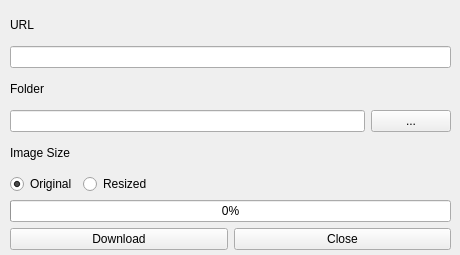
<?xml version="1.0" encoding="UTF-8"?>
<ui version="4.0">
 <class>MainWindow</class>
 <widget class="QMainWindow" name="MainWindow">
  <property name="geometry">
   <rect>
    <x>0</x>
    <y>0</y>
    <width>460</width>
    <height>255</height>
   </rect>
  </property>
  <property name="minimumSize">
   <size>
    <width>0</width>
    <height>0</height>
   </size>
  </property>
  <property name="maximumSize">
   <size>
    <width>460</width>
    <height>255</height>
   </size>
  </property>
  <property name="windowTitle">
   <string>Ruliweb Image Downloader</string>
  </property>
  <widget class="QWidget" name="centralwidget">
   <widget class="QWidget" name="verticalLayoutWidget">
    <property name="geometry">
     <rect>
      <x>10</x>
      <y>10</y>
      <width>441</width>
      <height>240</height>
     </rect>
    </property>
    <layout class="QVBoxLayout" name="main_layout">
     <item>
      <widget class="QLabel" name="url_label">
       <property name="text">
        <string>URL</string>
       </property>
      </widget>
     </item>
     <item>
      <widget class="QLineEdit" name="url_edit">
       <property name="cursor">
        <cursorShape>IBeamCursor</cursorShape>
       </property>
       <property name="inputMask">
        <string/>
       </property>
       <property name="text">
        <string/>
       </property>
      </widget>
     </item>
     <item>
      <widget class="QLabel" name="label">
       <property name="text">
        <string>Folder</string>
       </property>
      </widget>
     </item>
     <item>
      <layout class="QHBoxLayout" name="folder_layout">
       <item>
        <widget class="QLineEdit" name="folder_edit"/>
       </item>
       <item>
        <widget class="QPushButton" name="folder_change">
         <property name="text">
          <string>...</string>
         </property>
        </widget>
       </item>
      </layout>
     </item>
     <item>
      <widget class="QLabel" name="img_size_label">
       <property name="text">
        <string>Image Size</string>
       </property>
      </widget>
     </item>
     <item>
      <layout class="QHBoxLayout" name="size_layout">
       <item>
        <widget class="QRadioButton" name="radio_original">
         <property name="text">
          <string>Original</string>
         </property>
         <property name="checked">
          <bool>true</bool>
         </property>
        </widget>
       </item>
       <item>
        <widget class="QRadioButton" name="radio_resize">
         <property name="text">
          <string>Resized</string>
         </property>
         <property name="checked">
          <bool>false</bool>
         </property>
        </widget>
       </item>
       <item>
        <spacer name="horizontalSpacer">
         <property name="orientation">
          <enum>Qt::Horizontal</enum>
         </property>
         <property name="sizeHint" stdset="0">
          <size>
           <width>40</width>
           <height>20</height>
          </size>
         </property>
        </spacer>
       </item>
      </layout>
     </item>
     <item>
      <widget class="QProgressBar" name="progress_bar">
       <property name="value">
        <number>0</number>
       </property>
      </widget>
     </item>
     <item>
      <layout class="QHBoxLayout" name="bt_layout">
       <item>
        <widget class="QPushButton" name="bt_dl">
         <property name="text">
          <string>Download</string>
         </property>
        </widget>
       </item>
       <item>
        <widget class="QPushButton" name="bt_close">
         <property name="text">
          <string>Close</string>
         </property>
        </widget>
       </item>
      </layout>
     </item>
    </layout>
   </widget>
  </widget>
 </widget>
 <resources/>
 <connections/>
</ui>
